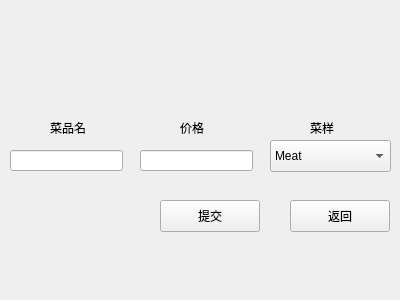
<?xml version="1.0" encoding="UTF-8"?>
<ui version="4.0">
 <class>AddNewDish</class>
 <widget class="QWidget" name="AddNewDish">
  <property name="geometry">
   <rect>
    <x>0</x>
    <y>0</y>
    <width>400</width>
    <height>300</height>
   </rect>
  </property>
  <property name="windowTitle">
   <string>Form</string>
  </property>
  <widget class="QPushButton" name="pushButton">
   <property name="geometry">
    <rect>
     <x>160</x>
     <y>200</y>
     <width>100</width>
     <height>32</height>
    </rect>
   </property>
   <property name="text">
    <string>提交</string>
   </property>
  </widget>
  <widget class="QPushButton" name="pushButton_2">
   <property name="geometry">
    <rect>
     <x>290</x>
     <y>200</y>
     <width>100</width>
     <height>32</height>
    </rect>
   </property>
   <property name="text">
    <string>返回</string>
   </property>
  </widget>
  <widget class="QLineEdit" name="dishNameEdit">
   <property name="geometry">
    <rect>
     <x>10</x>
     <y>150</y>
     <width>113</width>
     <height>21</height>
    </rect>
   </property>
  </widget>
  <widget class="QLineEdit" name="dishPriceEdit">
   <property name="geometry">
    <rect>
     <x>140</x>
     <y>150</y>
     <width>113</width>
     <height>21</height>
    </rect>
   </property>
  </widget>
  <widget class="QLabel" name="label">
   <property name="geometry">
    <rect>
     <x>50</x>
     <y>120</y>
     <width>58</width>
     <height>16</height>
    </rect>
   </property>
   <property name="text">
    <string>菜品名</string>
   </property>
  </widget>
  <widget class="QLabel" name="label_2">
   <property name="geometry">
    <rect>
     <x>180</x>
     <y>120</y>
     <width>58</width>
     <height>16</height>
    </rect>
   </property>
   <property name="text">
    <string>价格</string>
   </property>
  </widget>
  <widget class="QLabel" name="label_3">
   <property name="geometry">
    <rect>
     <x>310</x>
     <y>120</y>
     <width>58</width>
     <height>16</height>
    </rect>
   </property>
   <property name="text">
    <string>菜样</string>
   </property>
  </widget>
  <widget class="QComboBox" name="dishKindBox">
   <property name="geometry">
    <rect>
     <x>270</x>
     <y>140</y>
     <width>121</width>
     <height>32</height>
    </rect>
   </property>
   <item>
    <property name="text">
     <string>Meat</string>
    </property>
   </item>
   <item>
    <property name="text">
     <string>Soup</string>
    </property>
   </item>
   <item>
    <property name="text">
     <string>Vegetable</string>
    </property>
   </item>
  </widget>
 </widget>
 <resources/>
 <connections/>
</ui>
